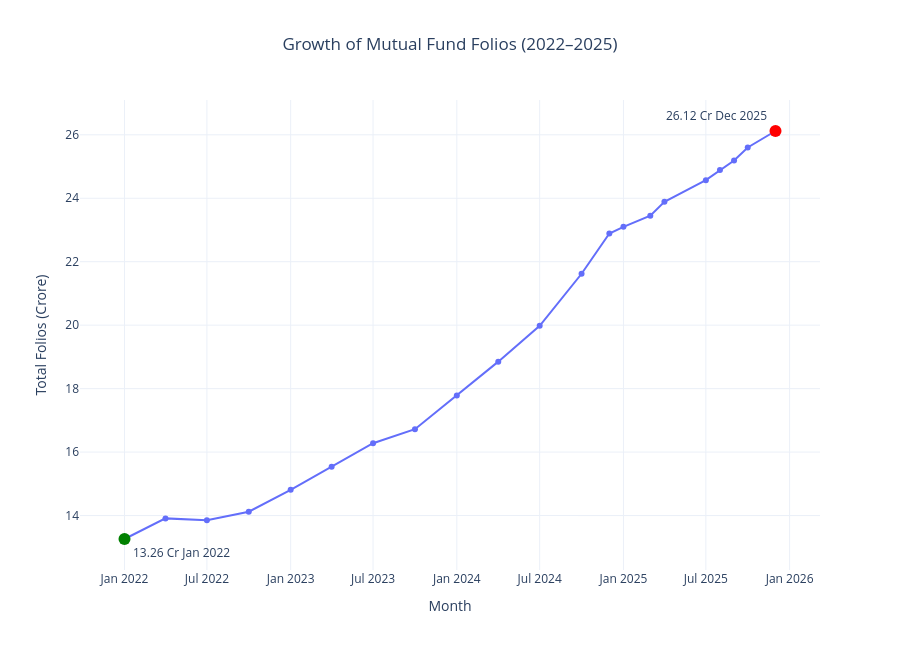

The cell this chart's notebook holds for it:
### Markdown cell above
## Folio Count Growth

### Code cell
# folio_growth_analysis.py

import pandas as pd
import plotly.express as px

# ---------------------------------
# Load Cleaned Dataset
# ---------------------------------

file_path = r"D:\Mutual_Fund_Analytics\data\processed\06_industry_folio_count_clean.csv"

df = pd.read_csv(file_path)

# ---------------------------------
# Convert Month to DateTime
# ---------------------------------

df["month"] = pd.to_datetime(df["month"])

# ---------------------------------
# Filter Data (2022–2025)
# ---------------------------------

df = df[
    (df["month"] >= "2022-01-01") &
    (df["month"] <= "2025-12-31")
]

# ---------------------------------
# Create Line Chart
# ---------------------------------

fig = px.line(
    df,
    x="month",
    y="total_folios_crore",
    markers=True,
    title="Growth of Mutual Fund Folios (2022–2025)",
    labels={
        "month":"Month",
        "total_folios_crore":"Total Folios (Crore)"
    },
    template="plotly_white",
    height=650
)

# ---------------------------------
# Mark January 2022
# ---------------------------------

fig.add_scatter(
    x=[df.iloc[0]["month"]],
    y=[df.iloc[0]["total_folios_crore"]],
    mode="markers+text",
    marker=dict(size=12, color="green"),
    text=["13.26 Cr\nJan 2022"],
    textposition="bottom right",
    showlegend=False
)

# ---------------------------------
# Mark December 2025
# ---------------------------------

fig.add_scatter(
    x=[df.iloc[-1]["month"]],
    y=[df.iloc[-1]["total_folios_crore"]],
    mode="markers+text",
    marker=dict(size=12, color="red"),
    text=["26.12 Cr\nDec 2025"],
    textposition="top left",
    showlegend=False
)

# ---------------------------------
# Improve Layout
# ---------------------------------

fig.update_layout(
    title_x=0.5,
    xaxis_title="Month",
    yaxis_title="Total Folios (Crore)",
    hovermode="x unified"
)

# ---------------------------------
# Display Chart
# ---------------------------------

fig.show()

### Figure 1 — Plotly figure (JSON) as saved in the notebook; plotly's stock layout.template omitted (floating-point values rounded to 4 significant figures)
{"data": [{"hovertemplate": "Month=%{x}<br>Total Folios (Crore)=%{y}<extra></extra>", "legendgroup": "", "line": {"color": "#636efa", "dash": "solid"}, "marker": {"symbol": "circle"}, "mode": "lines+markers", "name": "", "orientation": "v", "showlegend": false, "type": "scatter", "x": ["2022-01-01T00:00:00", "2022-04-01T00:00:00", "2022-07-01T00:00:00", "2022-10-01T00:00:00", "2023-01-01T00:00:00", "2023-04-01T00:00:00", "2023-07-01T00:00:00", "2023-10-01T00:00:00", "2024-01-01T00:00:00", "2024-04-01T00:00:00", "2024-07-01T00:00:00", "2024-10-01T00:00:00", "2024-12-01T00:00:00", "2025-01-01T00:00:00", "2025-03-01T00:00:00", "2025-04-01T00:00:00", "2025-07-01T00:00:00", "2025-08-01T00:00:00", "2025-09-01T00:00:00", "2025-10-01T00:00:00", "2025-12-01T00:00:00"], "xaxis": "x", "y": [13.26, 13.91, 13.85, 14.12, 14.81, 15.54, 16.28, 16.72, 17.78, 18.85, 19.98, 21.62, 22.89, 23.1, 23.45, 23.89, 24.57, 24.89, 25.19, 25.6, 26.12], "yaxis": "y"}, {"marker": {"color": "green", "size": 12}, "mode": "markers+text", "showlegend": false, "text": ["13.26 Cr\nJan 2022"], "textposition": "bottom right", "type": "scatter", "x": ["2022-01-01T00:00:00"], "y": [13.26]}, {"marker": {"color": "red", "size": 12}, "mode": "markers+text", "showlegend": false, "text": ["26.12 Cr\nDec 2025"], "textposition": "top left", "type": "scatter", "x": ["2025-12-01T00:00:00"], "y": [26.12]}], "layout": {"height": 650, "hovermode": "x unified", "legend": {"tracegroupgap": 0}, "title": {"text": "Growth of Mutual Fund Folios (2022–2025)", "x": 0.5}, "xaxis": {"anchor": "y", "domain": [0, 1], "title": {"text": "Month"}}, "yaxis": {"anchor": "x", "domain": [0, 1], "title": {"text": "Total Folios (Crore)"}}}}
